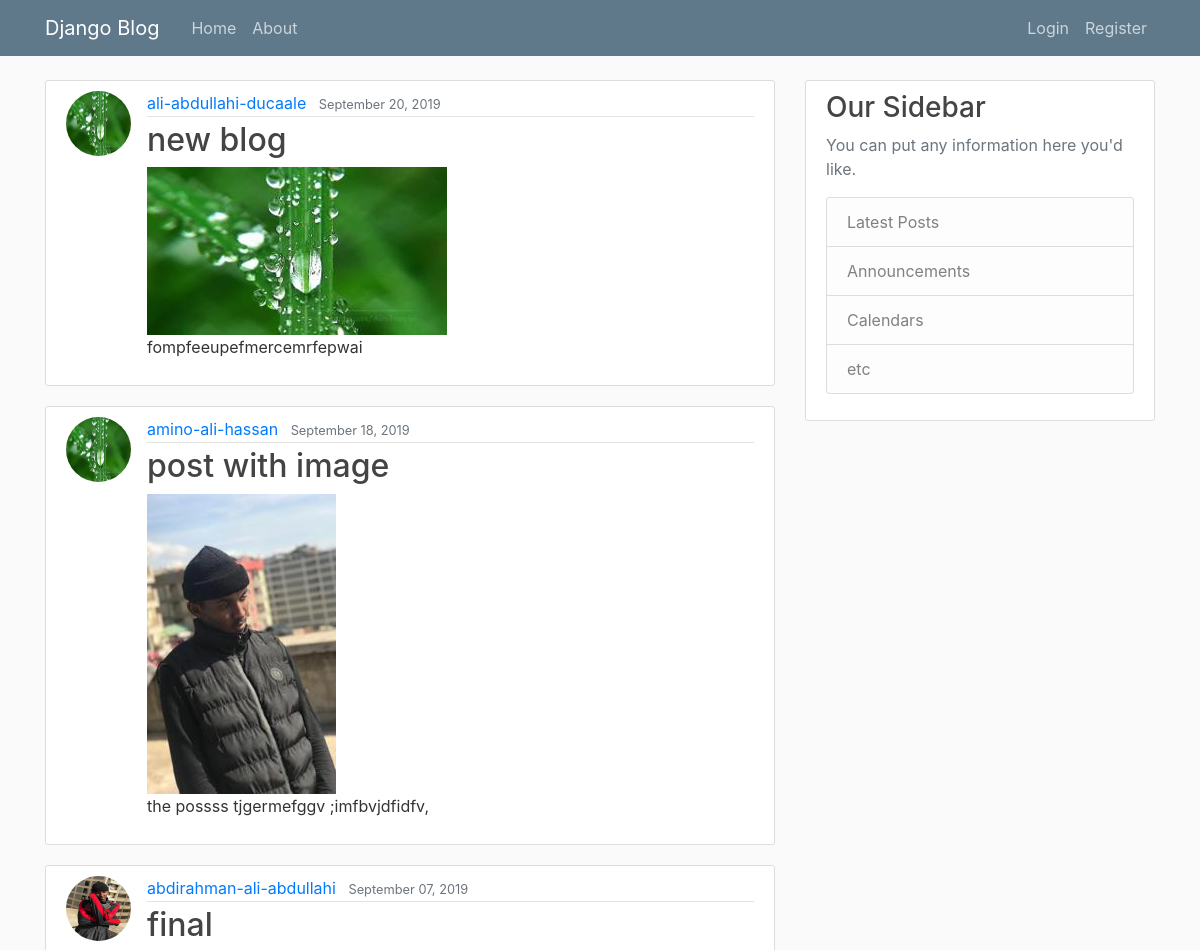
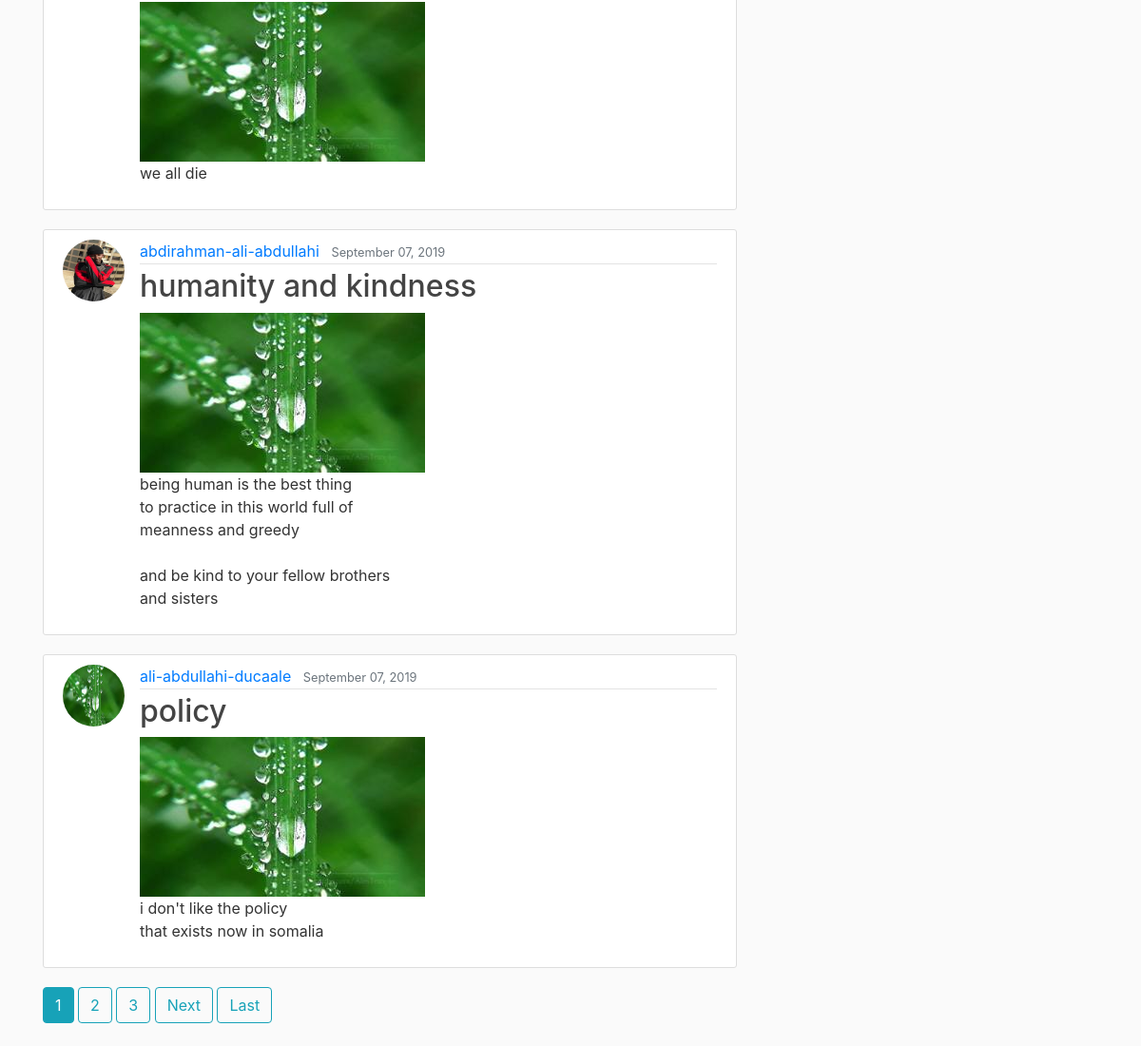
The page / on the database its author committed (2 pictures, top to bottom).
### blog/models.py (models this page shows, shortened)
class Post(models.Model):
	title=models.CharField(max_length=100)
	content=models.TextField()
	date_posted=models.DateTimeField(default=timezone.now)
	author=models.ForeignKey(User,on_delete=models.CASCADE)
	image=models.ImageField(default='default.jpg',upload_to='post_media')

### users/models.py (models this page shows, shortened)
class Profile(models.Model):
	user=models.OneToOneField(User,on_delete=models.CASCADE)
	image=models.ImageField(default='default.jpg',upload_to='profile_pics')

### blog/views.py (the view)
# urls.py: path('',PostListView.as_view(),name='blog-home' ),
class PostListView( ListView):
    model=Post
    template_name='blog/home.html'  #<app>/<model>_<viewtype>.html
    context_object_name='posts'
    ordering=['-date_posted']
    paginate_by=5

### blog/templates/blog/home.html (shortened to what this page needs)
{% extends 'blog/base.html' %}
{% block content %}
	{% for post in posts %}
		<article class="media content-section">
		  <img class='rounded-circle article-img'src='{{ post.author.profile.image.url }}'>
		  <div class="media-body">
		    <div class="article-metadata">
		      <a class="mr-2" href="{% url 'user-posts' post.author.username %}">{{ post.author }}</a>
		      <small class="text-muted">{{ post.date_posted|date:'F d, Y' }}</small>
		    </div>
		    <h2><a class="article-title" href="{% url 'post-detail' post.id %}">{{ post.title }}</a></h2>
		    <img src="{{ post.image.url }}">
		    <p class="article-content">{{ post.content }}</p>
		  </div>
		</article>
	{% endfor %}
	{% if is_paginated %}
		{% for num in page_obj.paginator.page_range %}
			{% if page_obj.number == num %}
				<a class='btn btn-info mb-4' href='?page={{ num }}'>{{ num }}</a>
			{% elif num > page_obj.number|add:'-3' and  num < page_obj.number|add:'3' %}
				<a class='btn btn-outline-info mb-4' href='?page={{ num }}'>{{ num }}</a>
			{% endif %}
		{% endfor %}
		{% if page_obj.has_next %}
			<a class='btn btn-outline-info mb-4' href='?page={{ page_obj.next_page_number}}'>Next</a>
			<a class='btn btn-outline-info mb-4' href='?page={{ page_obj.paginator.num_pages }}'>Last</a>
		{% endif %}
	{% endif %}
{% endblock content %}

### blog/static/blog/main.css (style rules this page uses)
body { background: #fafafa; color: #333333; margin-top: 5rem; }
h1, h2, h3, h4, h5, h6 { color: #444444; }
.content-section { background: #ffffff; padding: 10px 20px; border: 1px solid #dddddd; border-radius: 3px; margin-bottom: 20px; }
.article-title { color: #444444; }
.article-content { white-space: pre-line; }
.article-img { height: 65px; width: 65px; margin-right: 16px; }
.article-metadata { padding-bottom: 1px; margin-bottom: 4px; border-bottom: 1px solid #e3e3e3 }

### rows shown on the page
Post: author.profile.image (placeholder picture), author "ali-abdullahi-ducaale", date_posted "September 20, 2019", title "new blog", image (placeholder picture), content "fompfeeupefmercemrfepwai"
Post: author.profile.image (placeholder picture), author "amino-ali-hassan", date_posted "September 18, 2019", title "post with image", image (picture), content "the possss tjgermefggv ;imfbvjdfidfv,"
Post: author.profile.image (picture), author "abdirahman-ali-abdullahi", date_posted "September 07, 2019", title "final", image (placeholder picture), content "we all die"
Post: author.profile.image (picture), author "abdirahman-ali-abdullahi", date_posted "September 07, 2019", title "humanity and kindness", image (placeholder picture), content "being human is the best thing to practice in this world full of meanness and greedy and be kind to your fellow brothers and sisters"
Post: author.profile.image (placeholder picture), author "ali-abdullahi-ducaale", date_posted "September 07, 2019", title "policy", image (placeholder picture), content "i don't like the policy that exists now in somalia"

### other values the page prints
{{ num }} "1"
{{ num }} "2" "3"
